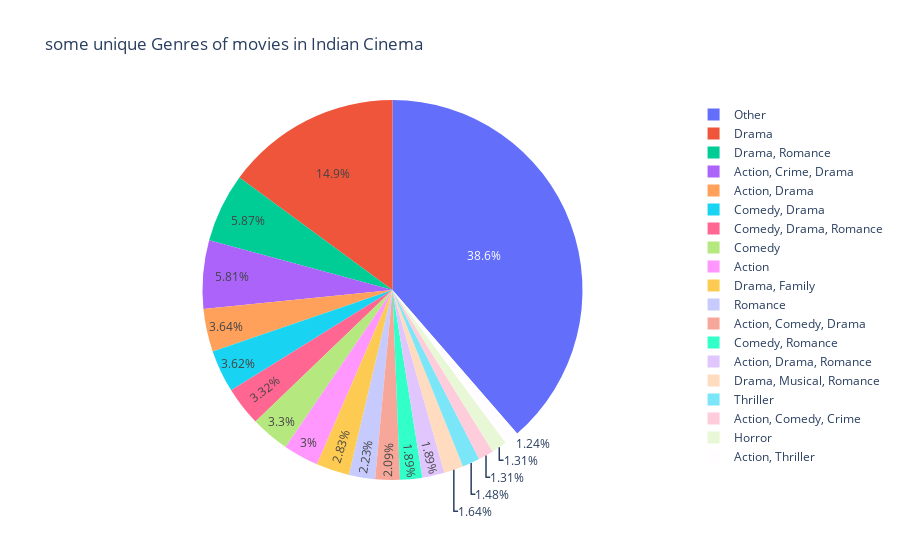

Write notebook code for a chart like this one.
### Code cell
genrePie.loc[genrePie['Count'] <70, 'Genre'] = 'Other'
ax = px.pie(genrePie, values='Count', names='Genre', title='some unique Genres of movies in Indian Cinema')
ax.show()

### Figure 1 — Plotly figure (JSON) as saved in the notebook; plotly's stock layout.template omitted (floating-point values rounded to 4 significant figures; data arrays with more than 128 entries replaced by an {"elided": "..."} marker saying what was removed)
{"data": [{"domain": {"x": [0, 1], "y": [0, 1]}, "hovertemplate": "Genre=%{label}<br>Count=%{value}<extra></extra>", "labels": {"elided": "376 str values"}, "legendgroup": "", "name": "", "showlegend": true, "type": "pie", "values": {"elided": "376 int values"}}], "layout": {"legend": {"tracegroupgap": 0}, "title": {"text": "some unique Genres of movies in Indian Cinema"}}}
